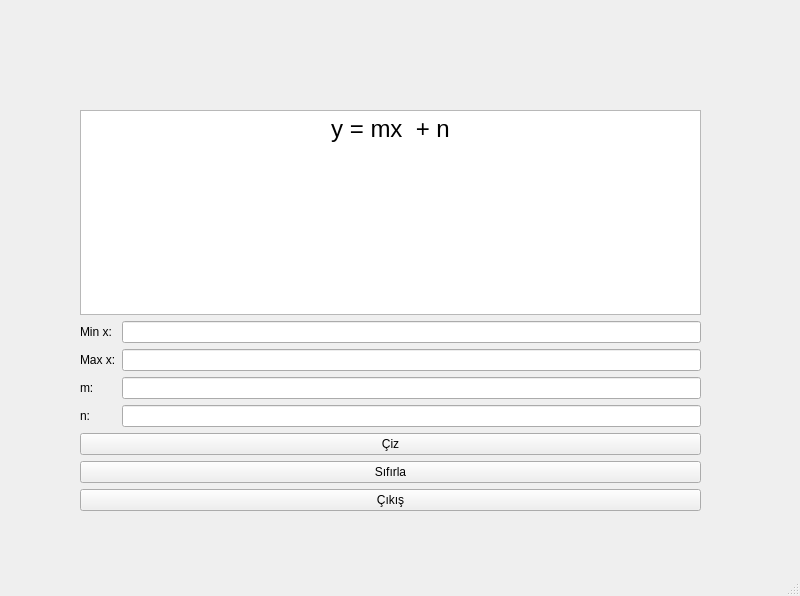
<?xml version="1.0" encoding="UTF-8"?>
<ui version="4.0">
 <class>MainWindow</class>
 <widget class="QMainWindow" name="MainWindow">
  <property name="geometry">
   <rect>
    <x>0</x>
    <y>0</y>
    <width>800</width>
    <height>596</height>
   </rect>
  </property>
  <property name="windowTitle">
   <string>MainWindow</string>
  </property>
  <widget class="QWidget" name="centralwidget">
   <widget class="QWidget" name="gridLayoutWidget">
    <property name="geometry">
     <rect>
      <x>80</x>
      <y>110</y>
      <width>621</width>
      <height>401</height>
     </rect>
    </property>
    <layout class="QGridLayout" name="gridLayout">
     <item row="1" column="1">
      <widget class="QLineEdit" name="txt_scl_min"/>
     </item>
     <item row="6" column="0" colspan="2">
      <widget class="QPushButton" name="bt_sifirla">
       <property name="text">
        <string>Sıfırla</string>
       </property>
      </widget>
     </item>
     <item row="2" column="0">
      <widget class="QLabel" name="label_3">
       <property name="enabled">
        <bool>true</bool>
       </property>
       <property name="text">
        <string>Max x:</string>
       </property>
      </widget>
     </item>
     <item row="5" column="0" colspan="2">
      <widget class="QPushButton" name="bt_ciz">
       <property name="text">
        <string>Çiz</string>
       </property>
      </widget>
     </item>
     <item row="4" column="1">
      <widget class="QLineEdit" name="txt_coef_n"/>
     </item>
     <item row="4" column="0">
      <widget class="QLabel" name="label_5">
       <property name="enabled">
        <bool>true</bool>
       </property>
       <property name="text">
        <string>n: </string>
       </property>
      </widget>
     </item>
     <item row="3" column="1">
      <widget class="QLineEdit" name="txt_coef_m"/>
     </item>
     <item row="3" column="0">
      <widget class="QLabel" name="label_4">
       <property name="enabled">
        <bool>true</bool>
       </property>
       <property name="text">
        <string>m:</string>
       </property>
      </widget>
     </item>
     <item row="2" column="1">
      <widget class="QLineEdit" name="txt_scl_max"/>
     </item>
     <item row="1" column="0">
      <widget class="QLabel" name="label_2">
       <property name="enabled">
        <bool>true</bool>
       </property>
       <property name="text">
        <string>Min x:</string>
       </property>
      </widget>
     </item>
     <item row="7" column="0" colspan="2">
      <widget class="QPushButton" name="bt_cikis">
       <property name="text">
        <string>Çıkış</string>
       </property>
      </widget>
     </item>
     <item row="0" column="0" colspan="2">
      <widget class="QTextBrowser" name="textBrowser">
       <property name="html">
        <string>&lt;!DOCTYPE HTML PUBLIC &quot;-//W3C//DTD HTML 4.0//EN&quot; &quot;http://www.w3.org/TR/REC-html40/strict.dtd&quot;&gt;
&lt;html&gt;&lt;head&gt;&lt;meta name=&quot;qrichtext&quot; content=&quot;1&quot; /&gt;&lt;style type=&quot;text/css&quot;&gt;
p, li { white-space: pre-wrap; }
&lt;/style&gt;&lt;/head&gt;&lt;body style=&quot; font-family:'MS Shell Dlg 2'; font-size:7.8pt; font-weight:400; font-style:normal;&quot;&gt;
&lt;p align=&quot;center&quot; style=&quot; margin-top:0px; margin-bottom:0px; margin-left:0px; margin-right:0px; -qt-block-indent:0; text-indent:0px;&quot;&gt;&lt;span style=&quot; font-size:18pt;&quot;&gt;y = mx  + n&lt;/span&gt;&lt;/p&gt;&lt;/body&gt;&lt;/html&gt;</string>
       </property>
      </widget>
     </item>
    </layout>
    <zorder>txt_coef_n</zorder>
    <zorder>bt_cikis</zorder>
    <zorder>bt_ciz</zorder>
    <zorder>label_3</zorder>
    <zorder>label_2</zorder>
    <zorder>txt_coef_m</zorder>
    <zorder>label_5</zorder>
    <zorder>txt_scl_max</zorder>
    <zorder>label_4</zorder>
    <zorder>bt_sifirla</zorder>
    <zorder>textBrowser</zorder>
    <zorder>txt_scl_min</zorder>
   </widget>
  </widget>
  <widget class="QMenuBar" name="menubar">
   <property name="geometry">
    <rect>
     <x>0</x>
     <y>0</y>
     <width>800</width>
     <height>26</height>
    </rect>
   </property>
  </widget>
  <widget class="QStatusBar" name="statusbar"/>
 </widget>
 <resources/>
 <connections/>
</ui>
